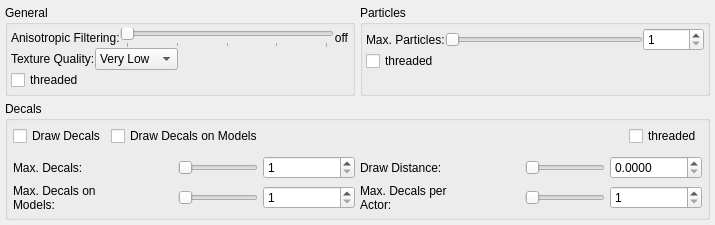
            <widget class="QWidget" name="tabGFX_Tex">
             <attribute name="icon">
              <iconset resource="tab_icons.qrc">
               <normaloff>:/tab_icons/tab_tex.png</normaloff>:/tab_icons/tab_tex.png</iconset>
             </attribute>
             <attribute name="title">
              <string>Textures</string>
             </attribute>
             <layout class="QVBoxLayout" name="verticalLayout_27">
              <property name="spacing">
               <number>5</number>
              </property>
              <property name="leftMargin">
               <number>5</number>
              </property>
              <property name="topMargin">
               <number>5</number>
              </property>
              <property name="rightMargin">
               <number>5</number>
              </property>
              <property name="bottomMargin">
               <number>5</number>
              </property>
              <item>
               <layout class="QHBoxLayout" name="horizontalLayout_67">
                <item>
                 <widget class="QGroupBox" name="grpTexGnrl">
                  <property name="title">
                   <string>General</string>
                  </property>
                  <layout class="QGridLayout" name="gridLayout_9">
                   <property name="leftMargin">
                    <number>3</number>
                   </property>
                   <property name="topMargin">
                    <number>3</number>
                   </property>
                   <property name="rightMargin">
                    <number>3</number>
                   </property>
                   <property name="bottomMargin">
                    <number>3</number>
                   </property>
                   <property name="spacing">
                    <number>0</number>
                   </property>
                   <item row="0" column="0">
                    <layout class="QVBoxLayout" name="verticalLayout_17">
                     <item>
                      <layout class="QHBoxLayout" name="horizontalLayout_41">
                       <item>
                        <widget class="QLabel" name="lblTexFilter">
                         <property name="toolTip">
                          <string>changes how detailed the textures are at certain angles</string>
                         </property>
                         <property name="text">
                          <string>Anisotropic Filtering:</string>
                         </property>
                         <property name="wordWrap">
                          <bool>true</bool>
                         </property>
                        </widget>
                       </item>
                       <item>
                        <widget class="QSlider" name="sldTexFilter">
                         <property name="toolTip">
                          <string>changes how detailed the textures are at certain angles</string>
                         </property>
                         <property name="maximum">
                          <number>4</number>
                         </property>
                         <property name="orientation">
                          <enum>Qt::Horizontal</enum>
                         </property>
                         <property name="tickPosition">
                          <enum>QSlider::TicksBelow</enum>
                         </property>
                         <property name="tickInterval">
                          <number>1</number>
                         </property>
                        </widget>
                       </item>
                       <item>
                        <widget class="QLabel" name="lblTexFilterInd">
                         <property name="toolTip">
                          <string>changes how detailed the textures are at certain angles</string>
                         </property>
                         <property name="text">
                          <string>off</string>
                         </property>
                         <property name="alignment">
                          <set>Qt::AlignCenter</set>
                         </property>
                        </widget>
                       </item>
                      </layout>
                     </item>
                     <item>
                      <layout class="QHBoxLayout" name="horizontalLayout_42">
                       <item>
                        <widget class="QLabel" name="lblTexQual">
                         <property name="toolTip">
                          <string>changes how detailed textures look.</string>
                         </property>
                         <property name="text">
                          <string>Texture Quality:</string>
                         </property>
                        </widget>
                       </item>
                       <item>
                        <widget class="QComboBox" name="cmbTexQual">
                         <property name="toolTip">
                          <string>changes how detailed textures look.</string>
                         </property>
                         <item>
                          <property name="text">
                           <string>Very Low</string>
                          </property>
                         </item>
                         <item>
                          <property name="text">
                           <string>Low</string>
                          </property>
                         </item>
                         <item>
                          <property name="text">
                           <string>Medium</string>
                          </property>
                         </item>
                         <item>
                          <property name="text">
                           <string>High</string>
                          </property>
                         </item>
                         <item>
                          <property name="text">
                           <string>Very High</string>
                          </property>
                         </item>
                        </widget>
                       </item>
                       <item>
                        <spacer name="horizontalSpacer">
                         <property name="orientation">
                          <enum>Qt::Horizontal</enum>
                         </property>
                         <property name="sizeHint" stdset="0">
                          <size>
                           <width>40</width>
                           <height>20</height>
                          </size>
                         </property>
                        </spacer>
                       </item>
                      </layout>
                     </item>
                     <item>
                      <widget class="QCheckBox" name="ckbThreadedtex">
                       <property name="toolTip">
                        <string>when enabled the effects are calculated on multiple CPU threads.</string>
                       </property>
                       <property name="text">
                        <string>threaded</string>
                       </property>
                      </widget>
                     </item>
                     <item>
                      <spacer name="verticalSpacer_18">
                       <property name="orientation">
                        <enum>Qt::Vertical</enum>
                       </property>
                       <property name="sizeType">
                        <enum>QSizePolicy::MinimumExpanding</enum>
                       </property>
                       <property name="sizeHint" stdset="0">
                        <size>
                         <width>0</width>
                         <height>0</height>
                        </size>
                       </property>
                      </spacer>
                     </item>
                    </layout>
                   </item>
                  </layout>
                 </widget>
                </item>
                <item>
                 <widget class="QGroupBox" name="grpParticles">
                  <property name="title">
                   <string>Particles</string>
                  </property>
                  <layout class="QGridLayout" name="gridLayout_10">
                   <property name="leftMargin">
                    <number>3</number>
                   </property>
                   <property name="topMargin">
                    <number>3</number>
                   </property>
                   <property name="rightMargin">
                    <number>3</number>
                   </property>
                   <property name="bottomMargin">
                    <number>3</number>
                   </property>
                   <property name="spacing">
                    <number>0</number>
                   </property>
                   <item row="0" column="0">
                    <layout class="QVBoxLayout" name="verticalLayout_18">
                     <item>
                      <layout class="QHBoxLayout" name="horizontalLayout_43">
                       <item>
                        <widget class="QLabel" name="lblMaxParticles">
                         <property name="text">
                          <string>Max. Particles:</string>
                         </property>
                         <property name="wordWrap">
                          <bool>true</bool>
                         </property>
                        </widget>
                       </item>
                       <item>
                        <widget class="QSlider" name="sldMaxParticles">
                         <property name="minimum">
                          <number>1</number>
                         </property>
                         <property name="maximum">
                          <number>10000</number>
                         </property>
                         <property name="orientation">
                          <enum>Qt::Horizontal</enum>
                         </property>
                        </widget>
                       </item>
                       <item>
                        <widget class="QSpinBox" name="spnMaxParticles">
                         <property name="minimum">
                          <number>1</number>
                         </property>
                         <property name="maximum">
                          <number>10000</number>
                         </property>
                        </widget>
                       </item>
                      </layout>
                     </item>
                     <item>
                      <widget class="QCheckBox" name="ckbThreadedParticles">
                       <property name="toolTip">
                        <string>when enabled the effects are calculated on multiple CPU threads.</string>
                       </property>
                       <property name="text">
                        <string>threaded</string>
                       </property>
                      </widget>
                     </item>
                     <item>
                      <spacer name="verticalSpacer_3">
                       <property name="orientation">
                        <enum>Qt::Vertical</enum>
                       </property>
                       <property name="sizeType">
                        <enum>QSizePolicy::MinimumExpanding</enum>
                       </property>
                       <property name="sizeHint" stdset="0">
                        <size>
                         <width>0</width>
                         <height>0</height>
                        </size>
                       </property>
                      </spacer>
                     </item>
                    </layout>
                   </item>
                  </layout>
                 </widget>
                </item>
               </layout>
              </item>
              <item>
               <widget class="QGroupBox" name="grpDecals">
                <property name="title">
                 <string>Decals</string>
                </property>
                <layout class="QVBoxLayout" name="verticalLayout_39">
                 <property name="spacing">
                  <number>5</number>
                 </property>
                 <property name="leftMargin">
                  <number>5</number>
                 </property>
                 <property name="topMargin">
                  <number>5</number>
                 </property>
                 <property name="rightMargin">
                  <number>5</number>
                 </property>
                 <property name="bottomMargin">
                  <number>5</number>
                 </property>
                 <item>
                  <layout class="QHBoxLayout" name="horizontalLayout_48">
                   <property name="bottomMargin">
                    <number>5</number>
                   </property>
                   <item>
                    <widget class="QCheckBox" name="ckbDrawDecals">
                     <property name="text">
                      <string>Draw Decals</string>
                     </property>
                    </widget>
                   </item>
                   <item>
                    <widget class="QCheckBox" name="ckbDrawDecalsModels">
                     <property name="text">
                      <string>Draw Decals on Models</string>
                     </property>
                    </widget>
                   </item>
                   <item>
                    <spacer name="horizontalSpacer_2">
                     <property name="orientation">
                      <enum>Qt::Horizontal</enum>
                     </property>
                     <property name="sizeHint" stdset="0">
                      <size>
                       <width>40</width>
                       <height>20</height>
                      </size>
                     </property>
                    </spacer>
                   </item>
                   <item>
                    <widget class="QCheckBox" name="ckbThreadedDecals">
                     <property name="toolTip">
                      <string>when enabled the effects are calculated on multiple CPU threads.</string>
                     </property>
                     <property name="text">
                      <string>threaded</string>
                     </property>
                    </widget>
                   </item>
                  </layout>
                 </item>
                 <item>
                  <layout class="QHBoxLayout" name="horizontalLayout_49">
                   <item>
                    <layout class="QVBoxLayout" name="verticalLayout_19">
                     <item>
                      <layout class="QHBoxLayout" name="horizontalLayout_46">
                       <item>
                        <widget class="QLabel" name="lblMaxDecals">
                         <property name="minimumSize">
                          <size>
                           <width>120</width>
                           <height>0</height>
                          </size>
                         </property>
                         <property name="text">
                          <string>Max. Decals:</string>
                         </property>
                         <property name="wordWrap">
                          <bool>true</bool>
                         </property>
                        </widget>
                       </item>
                       <item>
                        <spacer name="horizontalSpacer_40">
                         <property name="orientation">
                          <enum>Qt::Horizontal</enum>
                         </property>
                         <property name="sizeHint" stdset="0">
                          <size>
                           <width>40</width>
                           <height>20</height>
                          </size>
                         </property>
                        </spacer>
                       </item>
                       <item>
                        <widget class="QSlider" name="sldMaxDecals">
                         <property name="minimumSize">
                          <size>
                           <width>80</width>
                           <height>0</height>
                          </size>
                         </property>
                         <property name="maximumSize">
                          <size>
                           <width>80</width>
                           <height>16777215</height>
                          </size>
                         </property>
                         <property name="minimum">
                          <number>1</number>
                         </property>
                         <property name="maximum">
                          <number>255</number>
                         </property>
                         <property name="orientation">
                          <enum>Qt::Horizontal</enum>
                         </property>
                        </widget>
                       </item>
                       <item>
                        <widget class="QSpinBox" name="spnMaxDecals">
                         <property name="minimumSize">
                          <size>
                           <width>92</width>
                           <height>0</height>
                          </size>
                         </property>
                         <property name="maximumSize">
                          <size>
                           <width>92</width>
                           <height>16777215</height>
                          </size>
                         </property>
                         <property name="minimum">
                          <number>1</number>
                         </property>
                         <property name="maximum">
                          <number>255</number>
                         </property>
                        </widget>
                       </item>
                      </layout>
                     </item>
                     <item>
                      <layout class="QHBoxLayout" name="horizontalLayout_47">
                       <item>
                        <widget class="QLabel" name="lblMaxDecalsModels">
                         <property name="minimumSize">
                          <size>
                           <width>120</width>
                           <height>0</height>
                          </size>
                         </property>
                         <property name="text">
                          <string>Max. Decals on Models:</string>
                         </property>
                         <property name="wordWrap">
                          <bool>true</bool>
                         </property>
                        </widget>
                       </item>
                       <item>
                        <spacer name="horizontalSpacer_41">
                         <property name="orientation">
                          <enum>Qt::Horizontal</enum>
                         </property>
                         <property name="sizeHint" stdset="0">
                          <size>
                           <width>40</width>
                           <height>20</height>
                          </size>
                         </property>
                        </spacer>
                       </item>
                       <item>
                        <widget class="QSlider" name="sldMaxDecalsModels">
                         <property name="minimumSize">
                          <size>
                           <width>80</width>
                           <height>0</height>
                          </size>
                         </property>
                         <property name="maximumSize">
                          <size>
                           <width>80</width>
                           <height>16777215</height>
                          </size>
                         </property>
                         <property name="minimum">
                          <number>1</number>
                         </property>
                         <property name="maximum">
                          <number>255</number>
                         </property>
                         <property name="orientation">
                          <enum>Qt::Horizontal</enum>
                         </property>
                        </widget>
                       </item>
                       <item>
                        <widget class="QSpinBox" name="spnMaxDecalsModels">
                         <property name="minimumSize">
                          <size>
                           <width>92</width>
                           <height>0</height>
                          </size>
                         </property>
                         <property name="maximumSize">
                          <size>
                           <width>92</width>
                           <height>16777215</height>
                          </size>
                         </property>
                         <property name="minimum">
                          <number>1</number>
                         </property>
                         <property name="maximum">
                          <number>255</number>
                         </property>
                        </widget>
                       </item>
                      </layout>
                     </item>
                    </layout>
                   </item>
                   <item>
                    <layout class="QVBoxLayout" name="verticalLayout_20">
                     <item>
                      <layout class="QHBoxLayout" name="horizontalLayout_44">
                       <item>
                        <widget class="QLabel" name="lblDecalDrawDistance">
                         <property name="minimumSize">
                          <size>
                           <width>100</width>
                           <height>0</height>
                          </size>
                         </property>
                         <property name="text">
                          <string>Draw Distance:</string>
                         </property>
                         <property name="wordWrap">
                          <bool>true</bool>
                         </property>
                        </widget>
                       </item>
                       <item>
                        <spacer name="horizontalSpacer_42">
                         <property name="orientation">
                          <enum>Qt::Horizontal</enum>
                         </property>
                         <property name="sizeHint" stdset="0">
                          <size>
                           <width>40</width>
                           <height>20</height>
                          </size>
                         </property>
                        </spacer>
                       </item>
                       <item>
                        <widget class="QSlider" name="sldDecalDrawDistance">
                         <property name="minimumSize">
                          <size>
                           <width>80</width>
                           <height>0</height>
                          </size>
                         </property>
                         <property name="maximumSize">
                          <size>
                           <width>80</width>
                           <height>16777215</height>
                          </size>
                         </property>
                         <property name="minimum">
                          <number>1</number>
                         </property>
                         <property name="maximum">
                          <number>10000000</number>
                         </property>
                         <property name="orientation">
                          <enum>Qt::Horizontal</enum>
                         </property>
                        </widget>
                       </item>
                       <item>
                        <widget class="QDoubleSpinBox" name="spnDecalDrawDistance">
                         <property name="minimumSize">
                          <size>
                           <width>92</width>
                           <height>0</height>
                          </size>
                         </property>
                         <property name="maximumSize">
                          <size>
                           <width>92</width>
                           <height>16777215</height>
                          </size>
                         </property>
                         <property name="locale">
                          <locale language="English" country="UnitedStates"/>
                         </property>
                         <property name="decimals">
                          <number>4</number>
                         </property>
                         <property name="maximum">
                          <double>10000.000000000000000</double>
                         </property>
                        </widget>
                       </item>
                      </layout>
                     </item>
                     <item>
                      <layout class="QHBoxLayout" name="horizontalLayout_45">
                       <item>
                        <widget class="QLabel" name="lblMaxDecalsModelsPA">
                         <property name="minimumSize">
                          <size>
                           <width>120</width>
                           <height>0</height>
                          </size>
                         </property>
                         <property name="text">
                          <string>Max. Decals per Actor:</string>
                         </property>
                         <property name="wordWrap">
                          <bool>true</bool>
                         </property>
                        </widget>
                       </item>
                       <item>
                        <spacer name="horizontalSpacer_43">
                         <property name="orientation">
                          <enum>Qt::Horizontal</enum>
                         </property>
                         <property name="sizeHint" stdset="0">
                          <size>
                           <width>40</width>
                           <height>20</height>
                          </size>
                         </property>
                        </spacer>
                       </item>
                       <item>
                        <widget class="QSlider" name="sldMaxDecalsModelsPA">
                         <property name="minimumSize">
                          <size>
                           <width>80</width>
                           <height>0</height>
                          </size>
                         </property>
                         <property name="maximumSize">
                          <size>
                           <width>80</width>
                           <height>16777215</height>
                          </size>
                         </property>
                         <property name="minimum">
                          <number>1</number>
                         </property>
                         <property name="maximum">
                          <number>255</number>
                         </property>
                         <property name="orientation">
                          <enum>Qt::Horizontal</enum>
                         </property>
                        </widget>
                       </item>
                       <item>
                        <widget class="QSpinBox" name="spnMaxDecalsModelsPA">
                         <property name="minimumSize">
                          <size>
                           <width>92</width>
                           <height>0</height>
                          </size>
                         </property>
                         <property name="maximumSize">
                          <size>
                           <width>92</width>
                           <height>16777215</height>
                          </size>
                         </property>
                         <property name="minimum">
                          <number>1</number>
                         </property>
                         <property name="maximum">
                          <number>255</number>
                         </property>
                        </widget>
                       </item>
                      </layout>
                     </item>
                    </layout>
                   </item>
                  </layout>
                 </item>
                </layout>
               </widget>
              </item>
             </layout>
            </widget>
